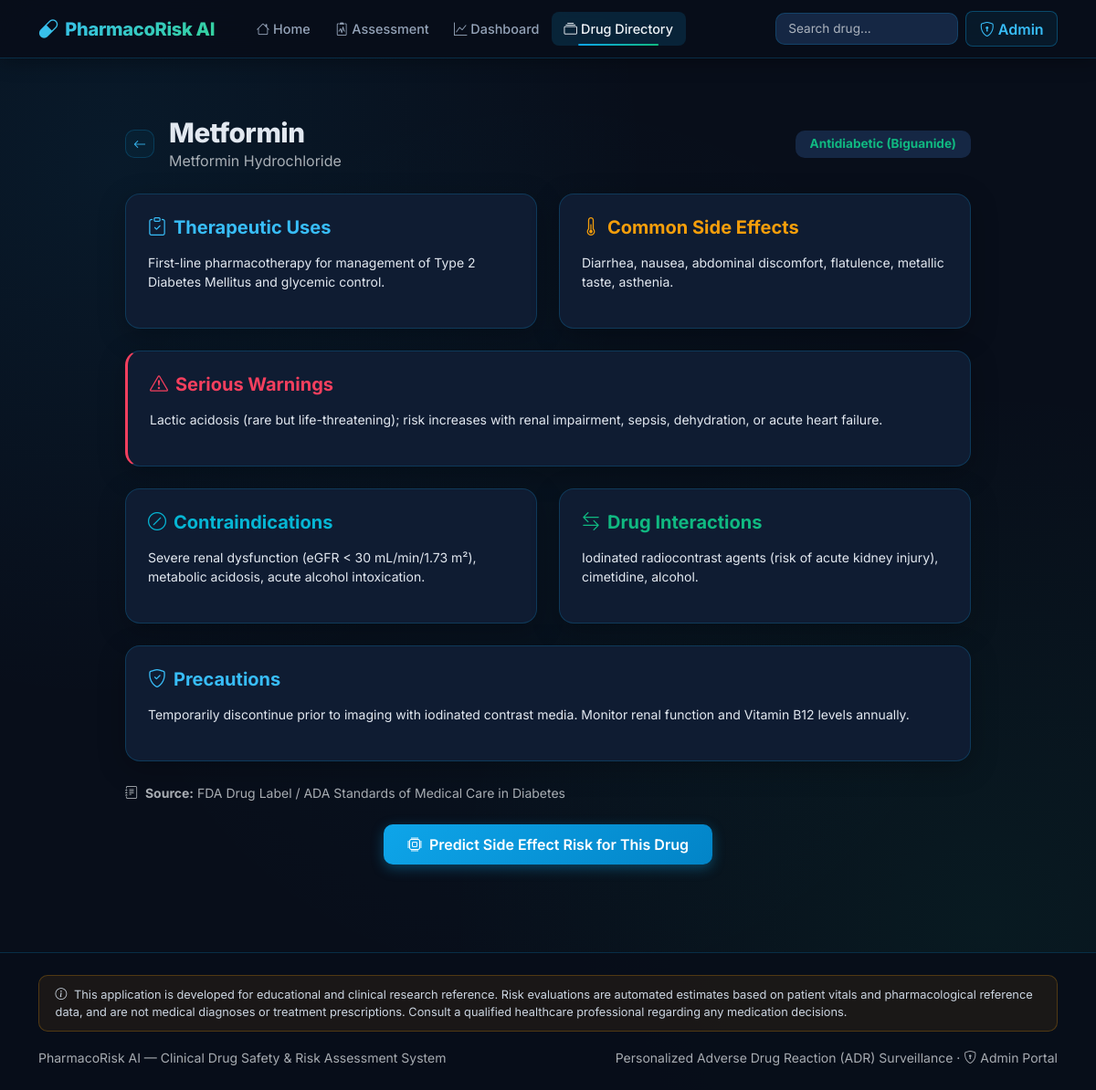
Screenshot of /drug-info/151 with the database file from the repository.
### tables this page shows
CREATE TABLE drugs (
    id INTEGER PRIMARY KEY AUTOINCREMENT,
    drug_name TEXT NOT NULL UNIQUE,
    generic_name TEXT NOT NULL,
    category TEXT NOT NULL,
    uses TEXT NOT NULL,
    common_side_effects TEXT NOT NULL,
    serious_warnings TEXT NOT NULL,
    contraindications TEXT NOT NULL,
    interactions TEXT NOT NULL,
    precautions TEXT NOT NULL,
    source_reference TEXT DEFAULT 'FDA / DailyMed / WHO Essential Medicines',
    created_at TIMESTAMP DEFAULT CURRENT_TIMESTAMP
);

### app.py (the view)
@app.route('/drug-info/<int:drug_id>')
def drug_info(drug_id):
    drug = query_db("SELECT * FROM drugs WHERE id = ?", (drug_id,), one=True)
    if not drug:
        flash("Drug not found in database.", "danger")
        return redirect(url_for('index'))
    return render_template('drug_info.html', drug=drug)

### app.py (called while the page is built)
@app.context_processor
def inject_global_vars():
    return {
        'app_name': 'PharmacoRisk AI',
        'academic_disclaimer': (
            "This application is developed for educational and clinical research reference. "
            "Risk evaluations are automated estimates based on patient vitals and pharmacological reference data, "
            "and are not medical diagnoses or treatment prescriptions. "
            "Consult a qualified healthcare professional regarding any medication decisions."
        )
    }

### database/db.py (called while the page is built)
def get_db(db_path=None):
    path = db_path or DATABASE_PATH
    os.makedirs(os.path.dirname(path), exist_ok=True)
    try:
        if 'db' not in g:
            g.db = sqlite3.connect(path)
            g.db.row_factory = sqlite3.Row
        return g.db
    except RuntimeError:
        conn = sqlite3.connect(path)
        conn.row_factory = sqlite3.Row
        return conn

def query_db(query, args=(), one=False, db_path=None):
    conn = get_db(db_path)
    cur = conn.cursor()
    cur.execute(query, args)
    rv = cur.fetchall()
    cur.close()
    return (rv[0] if rv else None) if one else rv

### templates/drug_info.html (shortened to what this page needs)
{% extends "base.html" %}
{% block content %}
<div class="container py-5">
    <div class="row justify-content-center">
        <div class="col-lg-10">
            <div class="d-flex align-items-center mb-4 animate-in">
                <a href="{{ url_for('index') }}" class="btn btn-outline-glass btn-sm me-3"><i class="bi bi-arrow-left"></i></a>
                <div>
                    <h1 class="section-title mb-0">{{ drug['drug_name'] }}</h1>
                    <p class="text-muted mb-0">{{ drug['generic_name'] }}</p>
                </div>
                <span class="badge ms-auto" style="background: var(--pr-bg-elevated); color: var(--pr-secondary); font-size: 0.85rem; padding: 0.5rem 1rem; border-radius: 10px;">{{ drug['category'] }}</span>
            </div>
            <div class="row g-4">
                <div class="col-md-6">
                    <div class="card-glass p-4 h-100 animate-in">
                        <h5 class="fw-bold mb-3" style="color: var(--pr-primary-light);"><i class="bi bi-clipboard-check me-2"></i>Therapeutic Uses</h5>
                        <p class="small">{{ drug['uses'] }}</p>
                    </div>
                </div>
                <div class="col-md-6">
                    <div class="card-glass p-4 h-100 animate-in" style="animation-delay: 0.05s;">
                        <h5 class="fw-bold mb-3" style="color: var(--pr-warning);"><i class="bi bi-thermometer-half me-2"></i>Common Side Effects</h5>
                        <p class="small">{{ drug['common_side_effects'] }}</p>
                    </div>
                </div>
                <div class="col-12">
                    <div class="card-glass p-4 animate-in" style="animation-delay: 0.1s; border-left: 3px solid var(--pr-danger);">
                        <h5 class="fw-bold mb-3" style="color: var(--pr-danger);"><i class="bi bi-exclamation-triangle me-2"></i>Serious Warnings</h5>
                        <p class="small">{{ drug['serious_warnings'] }}</p>
                    </div>
                </div>
                <div class="col-md-6">
                    <div class="card-glass p-4 h-100 animate-in" style="animation-delay: 0.15s;">
                        <h5 class="fw-bold mb-3" style="color: var(--pr-accent);"><i class="bi bi-slash-circle me-2"></i>Contraindications</h5>
                        <p class="small">{{ drug['contraindications'] }}</p>
                    </div>
                </div>
                <div class="col-md-6">
                    <div class="card-glass p-4 h-100 animate-in" style="animation-delay: 0.2s;">
                        <h5 class="fw-bold mb-3" style="color: var(--pr-secondary);"><i class="bi bi-arrow-left-right me-2"></i>Drug Interactions</h5>
                        <p class="small">{{ drug['interactions'] }}</p>
                    </div>
                </div>
                <div class="col-12">
                    <div class="card-glass p-4 animate-in" style="animation-delay: 0.25s;">
                        <h5 class="fw-bold mb-3" style="color: var(--pr-primary-light);"><i class="bi bi-shield-check me-2"></i>Precautions</h5>
                        <p class="small">{{ drug['precautions'] }}</p>
                    </div>
                </div>
            </div>
            {% if drug['source_reference'] %}
            <div class="text-muted small mt-4 animate-in" style="animation-delay: 0.3s;">
                <i class="bi bi-journal-text me-1"></i> <strong>Source:</strong> {{ drug['source_reference'] }}
            </div>
            {% endif %}
            <div class="text-center mt-4 animate-in" style="animation-delay: 0.35s;">
                <a href="{{ url_for('patient') }}" class="btn btn-primary-gradient">
                    <i class="bi bi-cpu me-2"></i>Predict Side Effect Risk for This Drug
                </a>
            </div>
        </div>
    </div>
</div>
{% endblock %}

### templates/base.html (style rules this page uses)
:root { --pr-primary: #0ea5e9; --pr-primary-hover: #0284c7; --pr-primary-light: #38bdf8; --pr-secondary: #10b981; --pr-secondary-light: #34d399; --pr-accent: #06b6d4; --pr-accent-alt: #14b8a6; --pr-danger: #f43f5e; --pr-warning: #f59e0b; --pr-success: #10b981; --pr-bg-dark: #080e1a; --pr-bg-card: #0f1c32; --pr-bg-elevated: #152744; --pr-border: rgba(14, 165, 233, 0.22); --pr-glow: rgba(14, 165, 233, 0.25); --pr-emerald-glow: rgba(16, 185, 129, 0.25); }
* { font-family: 'Inter', system-ui, sans-serif; }
body { background-color: var(--pr-bg-dark); background-image: radial-gradient(circle at 10% 15%, rgba(14, 165, 233, 0.08) 0%, transparent 40%), radial-gradient(circle at 90% 85%, rgba(16, 185, 129, 0.07) 0%, transparent 40%), radial-gradient(circle at 50% 50%, rgba(6, 182, 212, 0.03) 0%, transparent 60%); background-attachment: fixed; color: #e2e8f0; min-height: 100vh; }
.card-glass { background: var(--pr-bg-card); border: 1px solid var(--pr-border); border-radius: 16px; transition: transform 0.25s cubic-bezier(0.16, 1, 0.3, 1), box-shadow 0.25s cubic-bezier(0.16, 1, 0.3, 1), border-color 0.25s ease; box-shadow: 0 8px 30px rgba(0, 0, 0, 0.25); }
.btn-primary-gradient { background: linear-gradient(135deg, var(--pr-primary), #0284c7); border: none; color: white; font-weight: 600; padding: 0.65rem 1.6rem; border-radius: 10px; box-shadow: 0 4px 14px rgba(14, 165, 233, 0.35); transition: all 0.25s ease; }
.btn-outline-glass { border: 1px solid var(--pr-border); color: var(--pr-primary-light); background: rgba(14, 165, 233, 0.05); border-radius: 10px; font-weight: 500; transition: all 0.25s ease; }
.section-title { font-weight: 800; font-size: 1.85rem; margin-bottom: 0.5rem; letter-spacing: -0.5px; }
.animate-in { animation: fadeInUp 0.45s cubic-bezier(0.16, 1, 0.3, 1) forwards; }

### rows the page displays
drugs: drug_name "Metformin", generic_name "Metformin Hydrochloride", category "Antidiabetic (Biguanide)", uses "First-line pharmacotherapy for management of Type 2 Diabetes Mellitus and glycemic control.", common_side_effects "Diarrhea, nausea, abdominal discomfort, flatulence, metallic taste, asthenia.", serious_warnings "Lactic acidosis (rare but life-threatening); risk increases with renal impairment, sepsis, dehydration, or acute heart failure.", contraindications "Severe renal dysfunction (eGFR < 30 mL/min/1.73 m²), metabolic acidosis, acute alcohol intoxication.", interactions "Iodinated radiocontrast agents (risk of acute kidney injury), cimetidine, alcohol.", precautions "Temporarily discontinue prior to imaging with iodinated contrast media. Monitor renal function and Vitamin B12 levels annually.", source_reference "FDA Drug Label / ADA Standards of Medical Care in Diabetes"

### other values shown
{{ app_name }} "PharmacoRisk AI"
